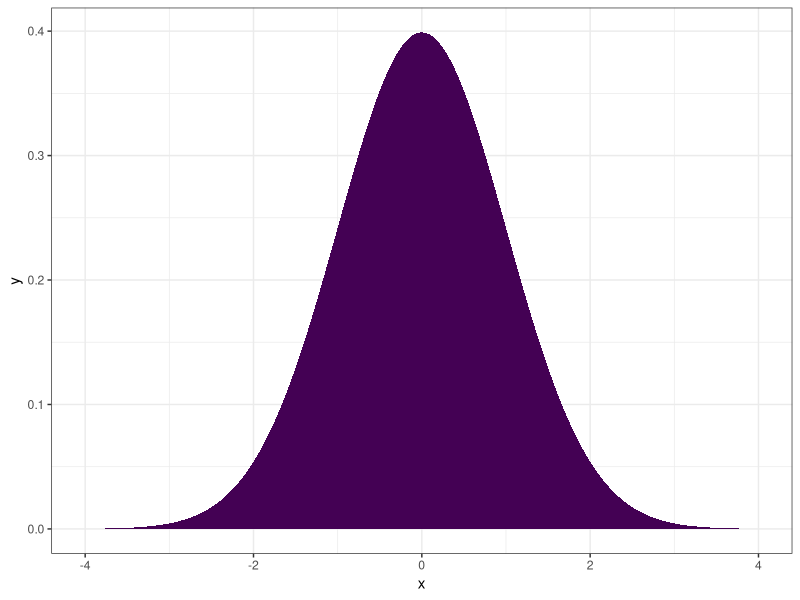
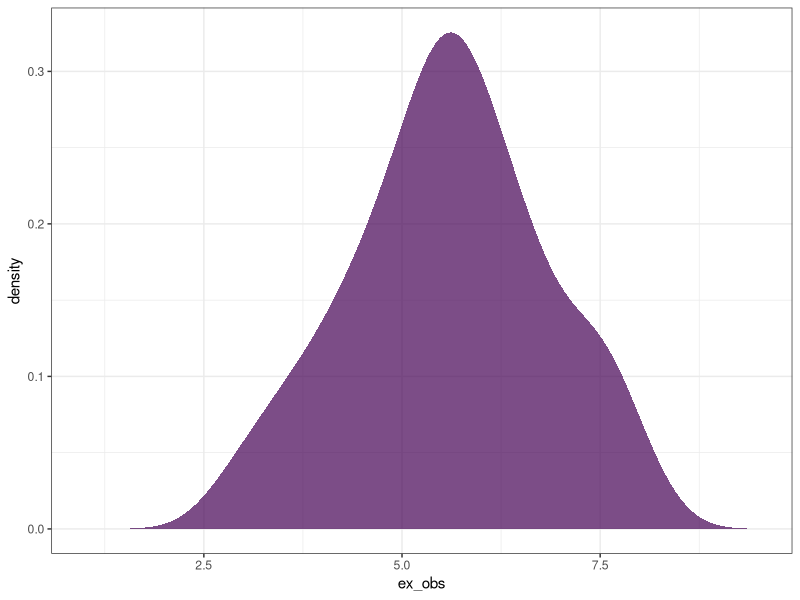
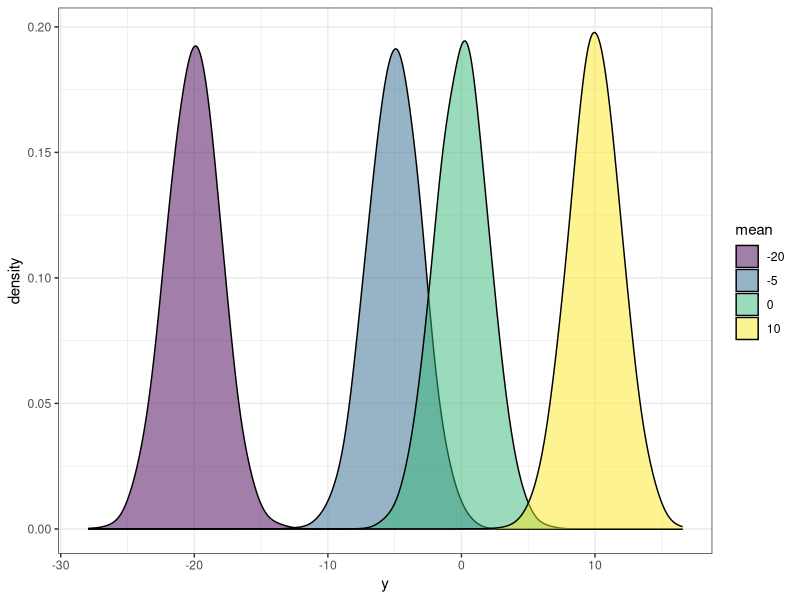
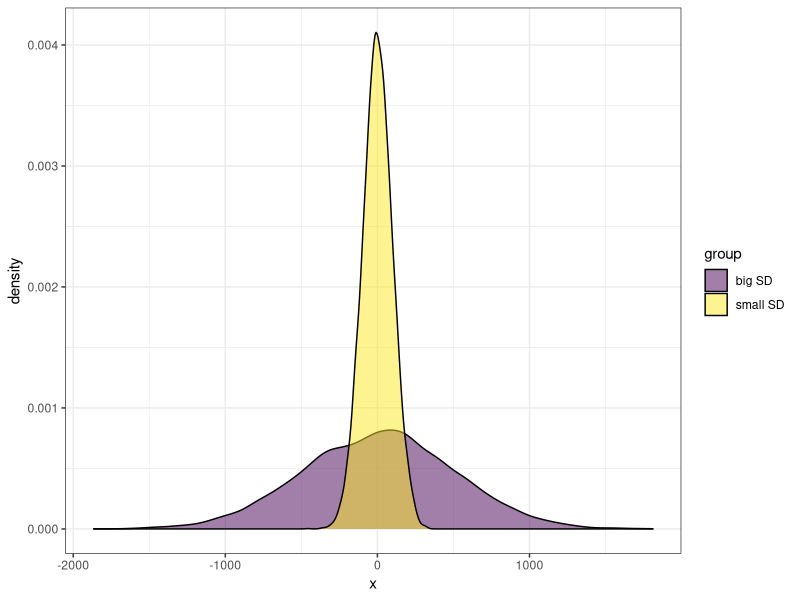
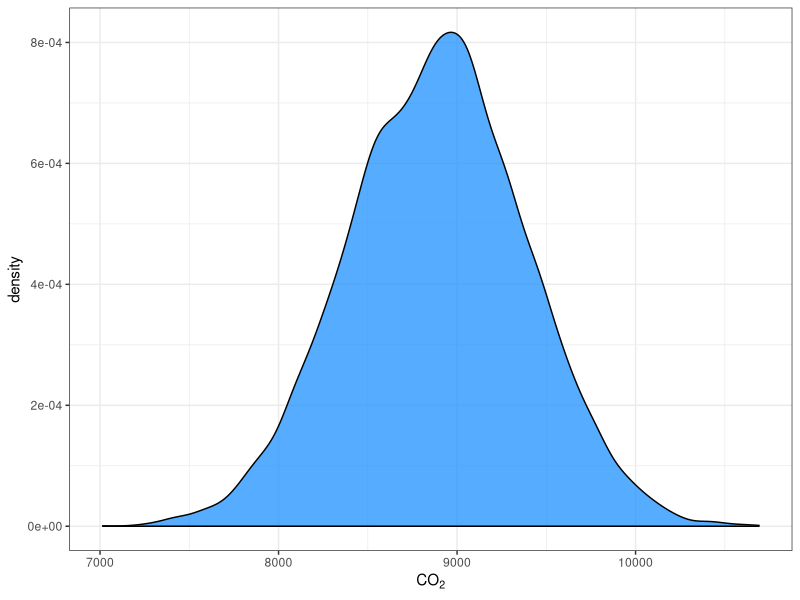
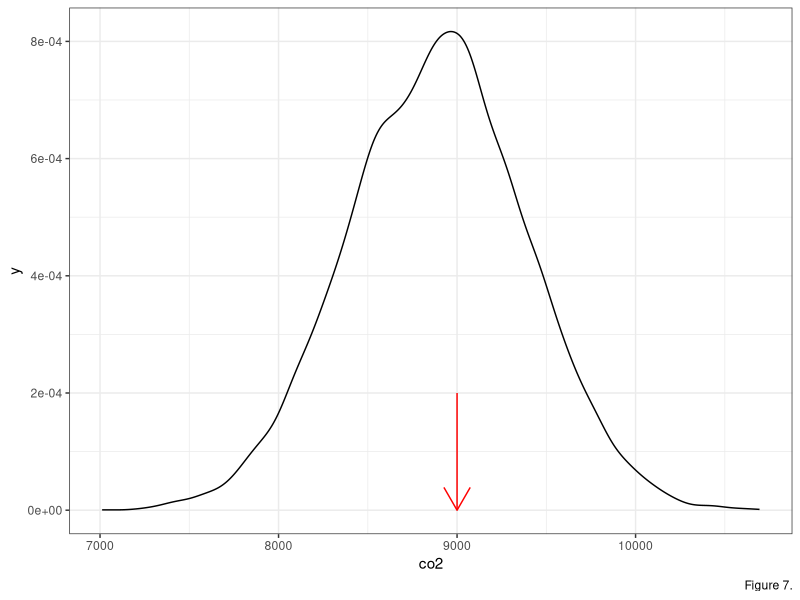
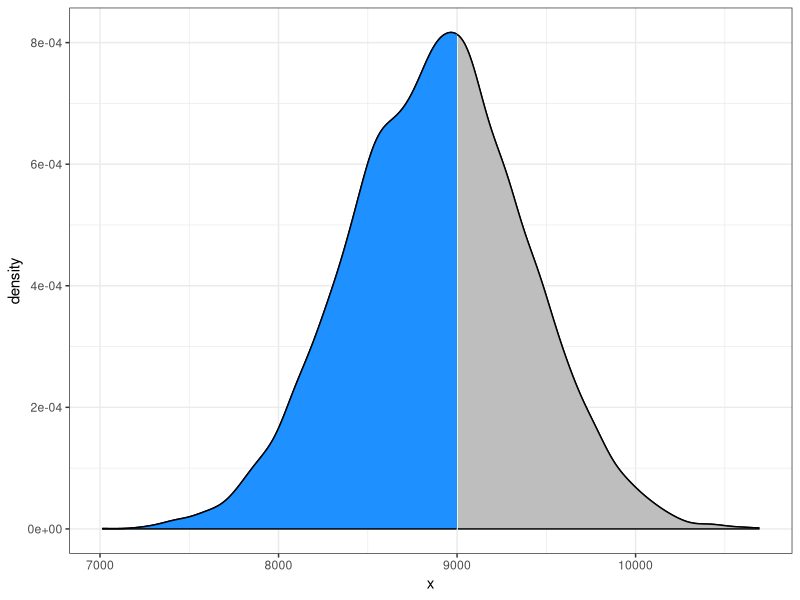
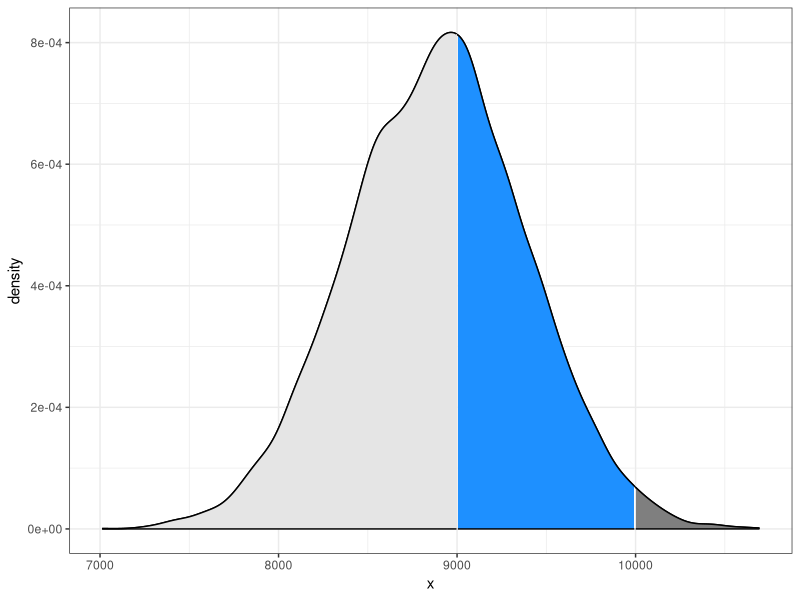

Recreate these plots in R, in order.
## ---- chunk 1
#| label: setup
#| include: false

# libraries
library(tidyverse)
## ---- chunk 2
#| echo: false


set.seed(3987)
x <- seq(-4, 4, length.out = 1000)
y <- dnorm(x)

as_tibble(x) |>
  ggplot(aes(x = x,
             y = y,
             fill = "fill")) +
  geom_area() +
  labs() +
  theme_bw() +
  scale_fill_viridis_d() +
  theme(legend.position = "none")
## ---- chunk 3
set.seed(21)
ex_obs <- rnorm(100, mean = 5.5, sd = 1.2)
ex_obs |>
  as_tibble() |>
  ggplot(aes(x = ex_obs,
             fill = "fill")) +
  stat_density(alpha = 0.7) +
  theme_bw() +
  scale_fill_viridis_d() +
  xlim(c(1, 9.5)) +
  theme(legend.position = "none")
## ---- chunk 4
#| echo: false


set.seed(3987)
y1 <- rnorm(10000, sd = 2,mean = 0)
y2 <- rnorm(10000, sd = 2,mean = 10)
y3 <- rnorm(10000, sd = 2,mean = -5)
y4 <- rnorm(10000, sd = 2,mean = -20)

ydf <- data.frame(y = c(y1, y2, y3, y4),
           mean = rep(c("0", "10", "-5", "-20"), each = 10000)) 

ggplot(ydf, aes(x = y,
                group = mean,
                fill = mean)) +
  geom_density(alpha = 0.5, adjust = 2) +
  theme_bw() +
  scale_fill_viridis_d() 
## ---- chunk 5
set.seed(3987)
x1 <- rnorm(10000, 0, 500)
x2 <- rnorm(10000, mean = 0, sd = 100)
df <- data.frame(x = c(x1, x2),
                 group = rep(c("big SD", "small SD"), each = 10000))

ggplot(df, aes(x = x,
               group = group,
               fill = group)) +
  geom_density(alpha = 0.5) +
  theme_bw() +
  scale_fill_viridis_d() 
## ---- chunk 6
set.seed(943) 
# one observation 
rnorm(1, mean = 10, sd = 2) 
# 5 observations 
rnorm(5, mean = 10, sd = 2)
## ---- chunk 7
#| echo: false

set.seed(3987)
x_co2 <- rnorm(10000, 8880, 500)
co2_df <- data.frame(x = x_co2)

ggplot(co2_df, 
       aes(x)) +
  stat_density(alpha = 0.75,
               fill = "dodgerblue",
               color = "black") +
  labs(x = expression(CO[2])) +
  theme_bw() 
## ---- chunk 8
ggplot(co2_df, aes(x)) +
  geom_density() +
  labs(x = "co2",
       caption = "Figure 7.") +
  theme_bw() +
  annotate("segment",
           x = 9000,
           xend = 9000,
           y = 2e-04,
           yend = 0,
           color = "red",
           arrow = arrow(length = unit(0.05, "npc")))
## ---- chunk 9
dnorm(9000, mean = 8800, sd = 500)
## ---- chunk 10
dnorm(8800, mean = 8800, sd = 500)
## ---- chunk 11
#| echo: false
breaks <- c(-Inf, 9000, Inf)
ggplot(co2_df, aes(x)) +
  geom_density() +
  scale_fill_manual(values = c("dodgerblue", "grey")) +
  stat_density(
    n = 500,
    geom = "area",
    colour = "black",
    aes(
      fill = after_stat(x) %>% cut(!!breaks),
      group = after_scale(fill)
    )
  ) +
  #scale_y_continuous(limits = c(0,0.8e-02)) +
  theme_bw() +
  theme(legend.position = "none") 
## ---- chunk 12
pnorm(9000, mean = 8800, sd = 500)
pnorm(8800, mean = 8800, sd = 500)
## ---- chunk 13
1 - pnorm(9000, mean = 8800, sd = 500)
pnorm(9000, mean = 8800, sd = 500, lower.tail = FALSE)
## ---- chunk 14
#| echo: false
breaks <- c(-Inf, 9000, 10000, Inf)
ggplot(co2_df, aes(x)) +
  geom_density() +
  scale_fill_manual(values = c("grey90", "dodgerblue", "grey50")) +
  stat_density(
    n = 500,
    geom = "area",
    colour = "black",
    aes(
      fill = after_stat(x) %>% cut(!!breaks),
      group = after_scale(fill)
    )
  ) +
  #scale_y_continuous(limits = c(0,0.8e-02)) +
  theme_bw() +
  theme(legend.position = "none") 
## ---- chunk 15
pnorm(10000, mean = 8800, sd = 500) - pnorm(9000, mean = 8800, sd = 500)
## ---- chunk 16
qnorm(0.1, 8800, 500)
qnorm(0.95, 8800, 500)
## ---- chunk 17
# draw 5 random observations
set.seed(2112)
x_samp <- rnorm(5, mean = 10, sd = 2)
# look at them
x_samp

# calculate z-score
(x_samp - mean(x_samp)) / sd(x_samp)
## ---- chunk 18
set.seed(987) # for reproducibility
x_ln <- rlnorm(1000) # sample 1000 observations from a log-normal distribution 

# plot the values
plot(density(x_ln))
## ---- chunk 19
x_tranformed <- log(x_ln)

plot(density(x_tranformed))
## ---- chunk 20
set.seed(777)
x_pois1 <- rpois(1000, 1)
x_pois2 <- rpois(1000, 8)

tibble(x = c(x_pois1, x_pois2),
       lambda = factor(rep(c(1, 8), each = 1000))) |>
  ggplot(aes(x = x,
             group = lambda,
             fill = lambda)) +
  stat_density(alpha = 0.75,
               position = "identity",
               adjust = 3)+ # adjust to "blend out" discrete peaks
  scale_fill_viridis_d() +
  theme_bw()
## ---- chunk 21
set.seed(777)
x_nb1 <- rnbinom(n = 1000, 1, mu = 1)
x_nb2 <- rnbinom(n = 1000, 1, mu = 10)

tibble(x = c(x_nb1, x_nb2),
       mu = factor(rep(c(1, 10), each = 1000))) |>
  ggplot(aes(x = x,
             group = mu,
             fill = mu)) +
  stat_density(alpha = 0.75,
               position = "identity",
               adjust = 3)+ # adjust to "blend out" discrete peaks
  scale_fill_viridis_d() +
  theme_bw()
## ---- chunk 22
set.seed(777)
x_nb1 <- rbinom(n = 1000, 1, 0.1)
x_nb2 <- rbinom(n = 1000, 1, 0.8)

tibble(x = c(x_nb1, x_nb2),
       prob = factor(rep(c(0.1, 0.8), each = 1000))) |>
  ggplot(aes(x = x,
             group = prob,
             fill = prob)) +
  stat_density(alpha = 0.75,
               position = "identity",
               adjust = 3)+ # adjust to "blend out" discrete peaks
  scale_fill_viridis_d() +
  theme_bw()
